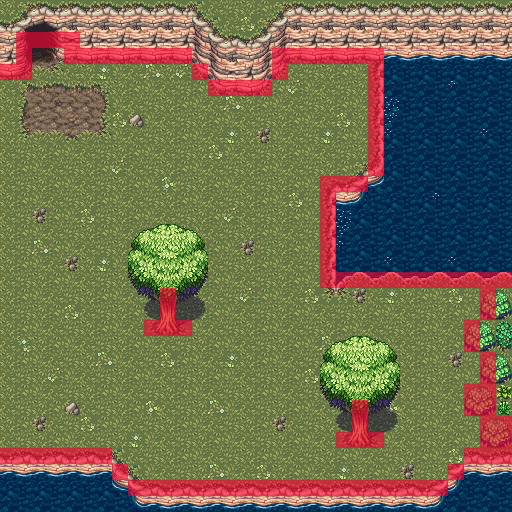

Rendered tile map (Tiled .tmx) drawn with the repository's tilesets; below, a short description and the map source with its tile grids summarised:
An orthogonal 32x32 tile map with 16x16 px tiles, 4 tile layers (BL1, BL2, OL1, COL) and 6 objects (6x GameEvent).

<map version="1.10" tiledversion="1.12.2" orientation="orthogonal" renderorder="right-down" width="32" height="32" tilewidth="16" tileheight="16" infinite="0" nextlayerid="7" nextobjectid="15">
 <tileset firstgid="1" source="OVERWRLD.tsx" />
 <layer id="1" name="BL1" width="32" height="32">
  <data>[1024 cells, 1024 non-empty, 97 distinct tile ids]</data>
 </layer>
 <layer id="3" name="BL2" width="32" height="32">
  <data>[1024 cells, 86 non-empty, 32 distinct tile ids]</data>
 </layer>
 <objectgroup id="6" name="EVENTS">
  <!-- 6 objects omitted --></objectgroup>
 <layer id="4" name="OL1" width="32" height="32">
  <data>[1024 cells, 52 non-empty, 26 distinct tile ids]</data>
 </layer>
 <layer id="5" name="COL" width="32" height="32" opacity="0.6">
  <data>[1024 cells, 111 non-empty, 1 distinct tile ids]</data>
 </layer>
</map>
<!-- 6 of 6 objects omitted -->
